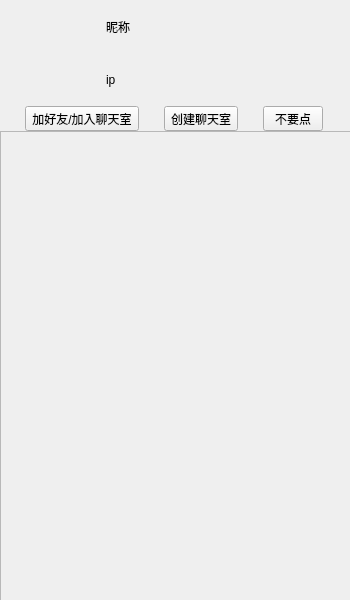
<?xml version="1.0" encoding="UTF-8"?>
<ui version="4.0">
 <class>IndexWindow</class>
 <widget class="QWidget" name="IndexWindow">
  <property name="windowModality">
   <enum>Qt::NonModal</enum>
  </property>
  <property name="geometry">
   <rect>
    <x>0</x>
    <y>0</y>
    <width>350</width>
    <height>600</height>
   </rect>
  </property>
  <property name="minimumSize">
   <size>
    <width>350</width>
    <height>600</height>
   </size>
  </property>
  <property name="maximumSize">
   <size>
    <width>350</width>
    <height>600</height>
   </size>
  </property>
  <property name="windowTitle">
   <string>主界面</string>
  </property>
  <widget class="QWidget" name="verticalLayoutWidget">
   <property name="geometry">
    <rect>
     <x>0</x>
     <y>0</y>
     <width>351</width>
     <height>601</height>
    </rect>
   </property>
   <layout class="QVBoxLayout" name="total_layout" stretch="3,1,15">
    <property name="spacing">
     <number>0</number>
    </property>
    <property name="sizeConstraint">
     <enum>QLayout::SetDefaultConstraint</enum>
    </property>
    <item>
     <layout class="QHBoxLayout" name="horizontalLayout" stretch="1,3">
      <property name="spacing">
       <number>0</number>
      </property>
      <item>
       <widget class="QLabel" name="picture">
        <property name="minimumSize">
         <size>
          <width>106</width>
          <height>106</height>
         </size>
        </property>
        <property name="maximumSize">
         <size>
          <width>106</width>
          <height>106</height>
         </size>
        </property>
        <property name="text">
         <string/>
        </property>
        <property name="scaledContents">
         <bool>true</bool>
        </property>
       </widget>
      </item>
      <item>
       <layout class="QVBoxLayout" name="verticalLayout_2">
        <item>
         <widget class="QLabel" name="username_label">
          <property name="text">
           <string>昵称</string>
          </property>
         </widget>
        </item>
        <item>
         <widget class="QLabel" name="ip_label">
          <property name="text">
           <string>ip</string>
          </property>
         </widget>
        </item>
       </layout>
      </item>
     </layout>
    </item>
    <item>
     <layout class="QHBoxLayout" name="horizontalLayout_3">
      <property name="spacing">
       <number>0</number>
      </property>
      <item>
       <widget class="QToolButton" name="add_friend_button">
        <property name="text">
         <string>加好友/加入聊天室</string>
        </property>
       </widget>
      </item>
      <item>
       <widget class="QToolButton" name="create_group_button">
        <property name="text">
         <string>创建聊天室</string>
        </property>
       </widget>
      </item>
      <item>
       <widget class="QPushButton" name="secretButton">
        <property name="sizePolicy">
         <sizepolicy hsizetype="Fixed" vsizetype="Fixed">
          <horstretch>0</horstretch>
          <verstretch>0</verstretch>
         </sizepolicy>
        </property>
        <property name="maximumSize">
         <size>
          <width>60</width>
          <height>25</height>
         </size>
        </property>
        <property name="text">
         <string>不要点</string>
        </property>
       </widget>
      </item>
     </layout>
    </item>
    <item>
     <widget class="QScrollArea" name="scrollArea">
      <property name="widgetResizable">
       <bool>true</bool>
      </property>
      <widget class="QWidget" name="scrollAreaWidgetContents">
       <property name="geometry">
        <rect>
         <x>0</x>
         <y>0</y>
         <width>347</width>
         <height>458</height>
        </rect>
       </property>
      </widget>
     </widget>
    </item>
   </layout>
  </widget>
 </widget>
 <resources/>
 <connections/>
</ui>
